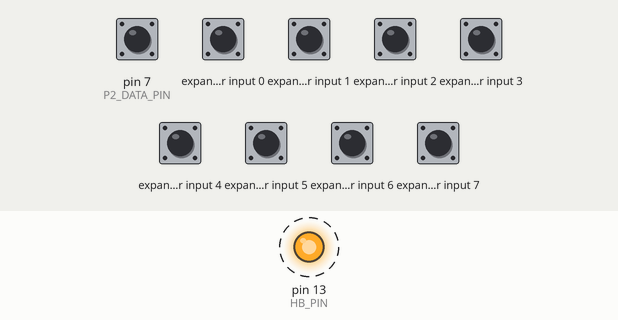
This sketch was run on a simulated Arduino Leonardo, built with avr-gcc and run on an emulated ATmega32U4. Parts: output pins drawn as LEDs (lit = HIGH). Wiring (inferred from the names in the program): NES/SNES game pad: load pin 8; clock pin 5; serial out pin 2. Dashed ring = blinking. The inputs (shaded band) are chosen by the test bench; at power-on: expander input 0–7, pin 7 (P2_DATA_PIN) HIGH. Pins used as bus, display or sensor lines are not drawn.

Above: at 0.2 s.
Timing chart, 0 to 3.0 s (numbered marks = the images above):
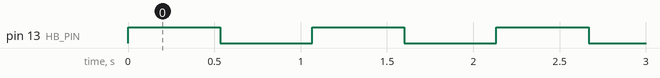

The sketch:

NintendoPad.ino
```cpp
#include <Arduino.h>
#include <Keyboard.h>

#define P2_DATA_PIN    (7)
#define P2_STROBE_PIN  (6)
#define P2_CLOCK_PIN   (5)

#define P1_DATA_PIN    (2)
#define P1_STROBE_PIN  (8)
#define P1_CLOCK_PIN   (9)

#define HB_PIN      (13)

#define USE_SERIAL    (0)
#define USE_KEYBOARD  (1)

#define NES_A       (1U << 0)
#define NES_B       (1U << 1)
#define NES_SELECT  (1U << 2)
#define NES_START   (1U << 3)
#define NES_UP      (1U << 4)
#define NES_DOWN    (1U << 5)
#define NES_LEFT    (1U << 6)
#define NES_RIGHT   (1U << 7)


#define NES_A_KEY ('x')
#define NES_B_KEY ('z')
#define NES_SELECT_KEY (KEY_RIGHT_SHIFT)
#define NES_START_KEY (KEY_RETURN)
#define NES_UP_KEY (KEY_UP_ARROW)
#define NES_DOWN_KEY (KEY_DOWN_ARROW)
#define NES_LEFT_KEY (KEY_LEFT_ARROW)
#define NES_RIGHT_KEY (KEY_RIGHT_ARROW)


void strobe(void)
{
  digitalWrite(P1_STROBE_PIN, HIGH);
  digitalWrite(P2_STROBE_PIN, HIGH);

  delayMicroseconds(12);

  digitalWrite(P1_STROBE_PIN, LOW);
  digitalWrite(P2_STROBE_PIN, LOW);
}

uint8_t shiftin(void)
{
  bool p1_ret = digitalRead(P1_DATA_PIN);
  bool  p2_ret = digitalRead(P2_DATA_PIN);

  digitalWrite(P1_CLOCK_PIN, LOW);
  digitalWrite(P2_CLOCK_PIN, LOW);

  delayMicroseconds(6);

  digitalWrite(P1_CLOCK_PIN, HIGH);
  digitalWrite(P2_CLOCK_PIN, HIGH);

  delayMicroseconds(6);

  return (p2_ret << 1) | (p1_ret << 0);
}

uint16_t buttons(void)
{
  uint8_t p1_ret = 0;
  uint8_t p2_ret = 0;
  uint8_t i;

  digitalWrite(P1_CLOCK_PIN, HIGH);
  digitalWrite(P2_CLOCK_PIN, HIGH);

  strobe();

  for (i = 0; i < 8; i++) {
    uint8_t data = shiftin();
    p1_ret |= ((data & 0b01) >> 0) << i;
    p2_ret |= ((data & 0b10) >> 1) << i;
  }

  return ~((p2_ret << 8) | (p1_ret << 0));
}

void setup(void)
{
#if USE_SERIAL
  Serial.begin(115200);
  Serial.println("Started...");
#endif

  pinMode(HB_PIN,  OUTPUT);

  pinMode(P1_DATA_PIN, INPUT_PULLUP);
  pinMode(P1_STROBE_PIN, OUTPUT);
  pinMode(P1_CLOCK_PIN,  OUTPUT);

  pinMode(P2_DATA_PIN, INPUT_PULLUP);
  pinMode(P2_STROBE_PIN, OUTPUT);
  pinMode(P2_CLOCK_PIN,  OUTPUT);
}

uint32_t startTime;
uint32_t elapsedTime;

uint32_t loop_count = 0;
bool hb_state = LOW;
void loop(void)
{
  startTime = micros();

  if (loop_count % 32 == 0)
  {
    hb_state = !hb_state;
    digitalWrite(HB_PIN, hb_state);
  }

  uint16_t btns = buttons();

  if ((btns & NES_A) == NES_A)
  {
    Keyboard.press(NES_A_KEY);
  }
  else
  {
    Keyboard.release(NES_A_KEY);
  }

  if ((btns & NES_B) == NES_B)
  {
    Keyboard.press(NES_B_KEY);
  }
  else
  {
    Keyboard.release(NES_B_KEY);
  }

  if ((btns & NES_SELECT) == NES_SELECT)
  {
    Keyboard.press(NES_SELECT_KEY);
  }
  else
  {
    Keyboard.release(NES_SELECT_KEY);
  }

  if ((btns & NES_START) == NES_START)
  {
    Keyboard.press(NES_START_KEY);
  }
  else
  {
    Keyboard.release(NES_START_KEY);
  }

  if ((btns & NES_UP) == NES_UP)
  {
    Keyboard.press(NES_UP_KEY);
  }
  else
  {
    Keyboard.release(NES_UP_KEY);

  }

  if ((btns & NES_DOWN) == NES_DOWN)
  {
    Keyboard.press(NES_DOWN_KEY);
  }
  else
  {
    Keyboard.release(NES_DOWN_KEY);
  }

  if ((btns & NES_LEFT) == NES_LEFT)
  {
    Keyboard.press(NES_LEFT_KEY);
  }
  else
  {
    Keyboard.release(NES_LEFT_KEY);
  }

  if ((btns & NES_RIGHT) == NES_RIGHT)
  {
    Keyboard.press(NES_RIGHT_KEY);
  }
  else
  {
    Keyboard.release(NES_RIGHT_KEY);
  }

  loop_count++;
  elapsedTime = micros() - startTime;
  uint16_t suspend = constrain(16667U - elapsedTime, 0U, 16667U);
  // NOTE: microsecond delay is only accurate for a few thousand counts
  // so we split the delay into four smaller chunks
  suspend = suspend >> 2;
  delayMicroseconds(suspend);
  delayMicroseconds(suspend);
  delayMicroseconds(suspend);
  delayMicroseconds(suspend);
}
```

Measured:
- by itself, pin 13 (HB_PIN): alternates HIGH for 0.53 s and LOW for 0.53 s
